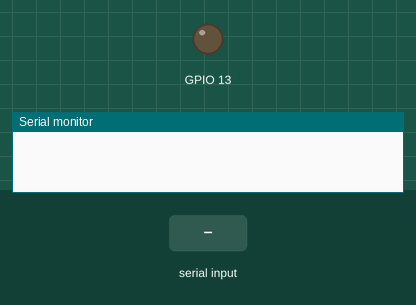
Bench run of a sketch on a simulated ESP32. On the bench: output pins drawn as LEDs (lit = HIGH), the last lines printed to the serial monitor. The inputs (shaded band) are chosen by the test bench. Nothing arrives over Bluetooth unless stated.

Above: at 1.2 s.
1.3 s: "A" received over the second serial link
At 3.1 s:
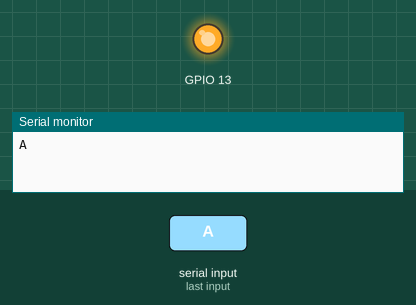
3.8 s: "B" received over the second serial link
At 6.2 s:
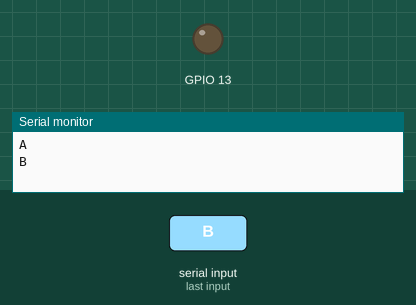
Timing chart, 0 to 7.7 s (numbered marks = the images above; inputs shaded):
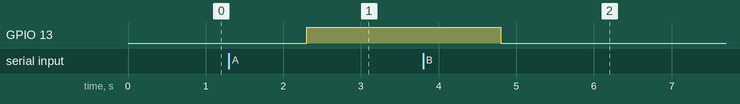

Measured:
- after the input at 1.3 s, GPIO 13: LOW → HIGH after 1.0 s
- after the input at 3.8 s, GPIO 13: HIGH → LOW after 1.0 s

The sketch:

wk11-1.ino
```cpp
#include <BluetoothSerial.h>
BluetoothSerial BT;
void setup() {
  // put your setup code here, to run once:
  Serial.begin(115200);
  BT.begin("110919038Esp32");//請改名
  pinMode(13,OUTPUT);
}

void loop() {

  // put your main code here, to run repeatedly:
  while (BT.available())
  {
    //讀取藍芽資料
    String BTdata=BT.readString();
    //顯示在序列視窗
    Serial.println(BTdata);

    if (BTdata=="A")
      {
        digitalWrite(13,HIGH);
      }
      if (BTdata=="B")
      {
        digitalWrite(13,LOW);
      }
  }
  delay(1);
}
```
